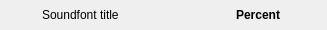
<?xml version="1.0" encoding="UTF-8"?>
<ui version="4.0">
 <class>DownloadProgressCell</class>
 <widget class="QWidget" name="DownloadProgressCell">
  <property name="geometry">
   <rect>
    <x>0</x>
    <y>0</y>
    <width>327</width>
    <height>30</height>
   </rect>
  </property>
  <property name="windowTitle">
   <string notr="true">Form</string>
  </property>
  <layout class="QHBoxLayout" name="horizontalLayout">
   <property name="leftMargin">
    <number>10</number>
   </property>
   <property name="topMargin">
    <number>5</number>
   </property>
   <property name="rightMargin">
    <number>15</number>
   </property>
   <property name="bottomMargin">
    <number>5</number>
   </property>
   <item>
    <widget class="QLabel" name="iconFile">
     <property name="minimumSize">
      <size>
       <width>26</width>
       <height>0</height>
      </size>
     </property>
     <property name="maximumSize">
      <size>
       <width>16777215</width>
       <height>18</height>
      </size>
     </property>
     <property name="text">
      <string notr="true"/>
     </property>
     <property name="alignment">
      <set>Qt::AlignCenter</set>
     </property>
    </widget>
   </item>
   <item>
    <widget class="QLabel" name="labelTitle">
     <property name="text">
      <string notr="true">Soundfont title</string>
     </property>
    </widget>
   </item>
   <item>
    <spacer name="horizontalSpacer">
     <property name="orientation">
      <enum>Qt::Horizontal</enum>
     </property>
     <property name="sizeHint" stdset="0">
      <size>
       <width>40</width>
       <height>20</height>
      </size>
     </property>
    </spacer>
   </item>
   <item>
    <widget class="QLabel" name="labelPercent">
     <property name="font">
      <font>
       <weight>75</weight>
       <bold>true</bold>
      </font>
     </property>
     <property name="text">
      <string notr="true">Percent</string>
     </property>
     <property name="alignment">
      <set>Qt::AlignRight|Qt::AlignTrailing|Qt::AlignVCenter</set>
     </property>
    </widget>
   </item>
   <item>
    <widget class="QPushButton" name="pushCancel">
     <property name="sizePolicy">
      <sizepolicy hsizetype="Fixed" vsizetype="Preferred">
       <horstretch>0</horstretch>
       <verstretch>0</verstretch>
      </sizepolicy>
     </property>
     <property name="minimumSize">
      <size>
       <width>26</width>
       <height>0</height>
      </size>
     </property>
     <property name="maximumSize">
      <size>
       <width>26</width>
       <height>20</height>
      </size>
     </property>
     <property name="cursor">
      <cursorShape>PointingHandCursor</cursorShape>
     </property>
     <property name="toolTip">
      <string>Cancel download</string>
     </property>
     <property name="text">
      <string/>
     </property>
     <property name="flat">
      <bool>true</bool>
     </property>
    </widget>
   </item>
  </layout>
 </widget>
 <resources/>
 <connections/>
</ui>
